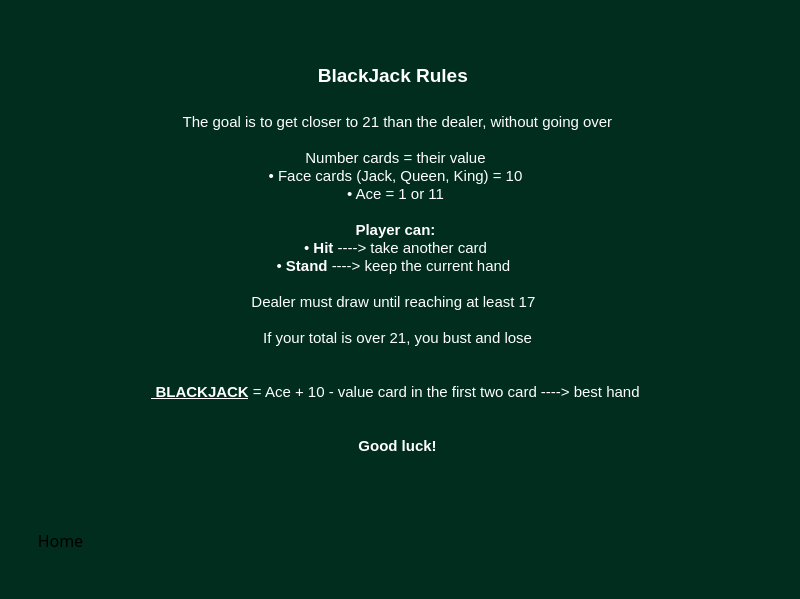
<?xml version="1.0" encoding="UTF-8"?>
<ui version="4.0">
 <class>Form</class>
 <widget class="QWidget" name="Form">
  <property name="geometry">
   <rect>
    <x>0</x>
    <y>0</y>
    <width>800</width>
    <height>599</height>
   </rect>
  </property>
  <property name="palette">
   <palette>
    <active>
     <colorrole role="WindowText">
      <brush brushstyle="SolidPattern">
       <color alpha="255">
        <red>255</red>
        <green>255</green>
        <blue>255</blue>
       </color>
      </brush>
     </colorrole>
     <colorrole role="Button">
      <brush brushstyle="SolidPattern">
       <color alpha="255">
        <red>0</red>
        <green>45</green>
        <blue>29</blue>
       </color>
      </brush>
     </colorrole>
     <colorrole role="Light">
      <brush brushstyle="SolidPattern">
       <color alpha="255">
        <red>0</red>
        <green>67</green>
        <blue>44</blue>
       </color>
      </brush>
     </colorrole>
     <colorrole role="Midlight">
      <brush brushstyle="SolidPattern">
       <color alpha="255">
        <red>0</red>
        <green>56</green>
        <blue>36</blue>
       </color>
      </brush>
     </colorrole>
     <colorrole role="Dark">
      <brush brushstyle="SolidPattern">
       <color alpha="255">
        <red>0</red>
        <green>22</green>
        <blue>14</blue>
       </color>
      </brush>
     </colorrole>
     <colorrole role="Mid">
      <brush brushstyle="SolidPattern">
       <color alpha="255">
        <red>0</red>
        <green>30</green>
        <blue>19</blue>
       </color>
      </brush>
     </colorrole>
     <colorrole role="Text">
      <brush brushstyle="SolidPattern">
       <color alpha="255">
        <red>255</red>
        <green>255</green>
        <blue>255</blue>
       </color>
      </brush>
     </colorrole>
     <colorrole role="BrightText">
      <brush brushstyle="SolidPattern">
       <color alpha="255">
        <red>255</red>
        <green>255</green>
        <blue>255</blue>
       </color>
      </brush>
     </colorrole>
     <colorrole role="ButtonText">
      <brush brushstyle="SolidPattern">
       <color alpha="255">
        <red>255</red>
        <green>255</green>
        <blue>255</blue>
       </color>
      </brush>
     </colorrole>
     <colorrole role="Base">
      <brush brushstyle="SolidPattern">
       <color alpha="255">
        <red>0</red>
        <green>0</green>
        <blue>0</blue>
       </color>
      </brush>
     </colorrole>
     <colorrole role="Window">
      <brush brushstyle="SolidPattern">
       <color alpha="255">
        <red>0</red>
        <green>45</green>
        <blue>29</blue>
       </color>
      </brush>
     </colorrole>
     <colorrole role="Shadow">
      <brush brushstyle="SolidPattern">
       <color alpha="255">
        <red>0</red>
        <green>0</green>
        <blue>0</blue>
       </color>
      </brush>
     </colorrole>
     <colorrole role="AlternateBase">
      <brush brushstyle="SolidPattern">
       <color alpha="255">
        <red>0</red>
        <green>22</green>
        <blue>14</blue>
       </color>
      </brush>
     </colorrole>
     <colorrole role="ToolTipBase">
      <brush brushstyle="SolidPattern">
       <color alpha="255">
        <red>255</red>
        <green>255</green>
        <blue>220</blue>
       </color>
      </brush>
     </colorrole>
     <colorrole role="ToolTipText">
      <brush brushstyle="SolidPattern">
       <color alpha="255">
        <red>0</red>
        <green>0</green>
        <blue>0</blue>
       </color>
      </brush>
     </colorrole>
     <colorrole role="PlaceholderText">
      <brush brushstyle="SolidPattern">
       <color alpha="128">
        <red>255</red>
        <green>255</green>
        <blue>255</blue>
       </color>
      </brush>
     </colorrole>
    </active>
    <inactive>
     <colorrole role="WindowText">
      <brush brushstyle="SolidPattern">
       <color alpha="255">
        <red>255</red>
        <green>255</green>
        <blue>255</blue>
       </color>
      </brush>
     </colorrole>
     <colorrole role="Button">
      <brush brushstyle="SolidPattern">
       <color alpha="255">
        <red>0</red>
        <green>45</green>
        <blue>29</blue>
       </color>
      </brush>
     </colorrole>
     <colorrole role="Light">
      <brush brushstyle="SolidPattern">
       <color alpha="255">
        <red>0</red>
        <green>67</green>
        <blue>44</blue>
       </color>
      </brush>
     </colorrole>
     <colorrole role="Midlight">
      <brush brushstyle="SolidPattern">
       <color alpha="255">
        <red>0</red>
        <green>56</green>
        <blue>36</blue>
       </color>
      </brush>
     </colorrole>
     <colorrole role="Dark">
      <brush brushstyle="SolidPattern">
       <color alpha="255">
        <red>0</red>
        <green>22</green>
        <blue>14</blue>
       </color>
      </brush>
     </colorrole>
     <colorrole role="Mid">
      <brush brushstyle="SolidPattern">
       <color alpha="255">
        <red>0</red>
        <green>30</green>
        <blue>19</blue>
       </color>
      </brush>
     </colorrole>
     <colorrole role="Text">
      <brush brushstyle="SolidPattern">
       <color alpha="255">
        <red>255</red>
        <green>255</green>
        <blue>255</blue>
       </color>
      </brush>
     </colorrole>
     <colorrole role="BrightText">
      <brush brushstyle="SolidPattern">
       <color alpha="255">
        <red>255</red>
        <green>255</green>
        <blue>255</blue>
       </color>
      </brush>
     </colorrole>
     <colorrole role="ButtonText">
      <brush brushstyle="SolidPattern">
       <color alpha="255">
        <red>255</red>
        <green>255</green>
        <blue>255</blue>
       </color>
      </brush>
     </colorrole>
     <colorrole role="Base">
      <brush brushstyle="SolidPattern">
       <color alpha="255">
        <red>0</red>
        <green>0</green>
        <blue>0</blue>
       </color>
      </brush>
     </colorrole>
     <colorrole role="Window">
      <brush brushstyle="SolidPattern">
       <color alpha="255">
        <red>0</red>
        <green>45</green>
        <blue>29</blue>
       </color>
      </brush>
     </colorrole>
     <colorrole role="Shadow">
      <brush brushstyle="SolidPattern">
       <color alpha="255">
        <red>0</red>
        <green>0</green>
        <blue>0</blue>
       </color>
      </brush>
     </colorrole>
     <colorrole role="AlternateBase">
      <brush brushstyle="SolidPattern">
       <color alpha="255">
        <red>0</red>
        <green>22</green>
        <blue>14</blue>
       </color>
      </brush>
     </colorrole>
     <colorrole role="ToolTipBase">
      <brush brushstyle="SolidPattern">
       <color alpha="255">
        <red>255</red>
        <green>255</green>
        <blue>220</blue>
       </color>
      </brush>
     </colorrole>
     <colorrole role="ToolTipText">
      <brush brushstyle="SolidPattern">
       <color alpha="255">
        <red>0</red>
        <green>0</green>
        <blue>0</blue>
       </color>
      </brush>
     </colorrole>
     <colorrole role="PlaceholderText">
      <brush brushstyle="SolidPattern">
       <color alpha="128">
        <red>255</red>
        <green>255</green>
        <blue>255</blue>
       </color>
      </brush>
     </colorrole>
    </inactive>
    <disabled>
     <colorrole role="WindowText">
      <brush brushstyle="SolidPattern">
       <color alpha="255">
        <red>0</red>
        <green>22</green>
        <blue>14</blue>
       </color>
      </brush>
     </colorrole>
     <colorrole role="Button">
      <brush brushstyle="SolidPattern">
       <color alpha="255">
        <red>0</red>
        <green>45</green>
        <blue>29</blue>
       </color>
      </brush>
     </colorrole>
     <colorrole role="Light">
      <brush brushstyle="SolidPattern">
       <color alpha="255">
        <red>0</red>
        <green>67</green>
        <blue>44</blue>
       </color>
      </brush>
     </colorrole>
     <colorrole role="Midlight">
      <brush brushstyle="SolidPattern">
       <color alpha="255">
        <red>0</red>
        <green>56</green>
        <blue>36</blue>
       </color>
      </brush>
     </colorrole>
     <colorrole role="Dark">
      <brush brushstyle="SolidPattern">
       <color alpha="255">
        <red>0</red>
        <green>22</green>
        <blue>14</blue>
       </color>
      </brush>
     </colorrole>
     <colorrole role="Mid">
      <brush brushstyle="SolidPattern">
       <color alpha="255">
        <red>0</red>
        <green>30</green>
        <blue>19</blue>
       </color>
      </brush>
     </colorrole>
     <colorrole role="Text">
      <brush brushstyle="SolidPattern">
       <color alpha="255">
        <red>0</red>
        <green>22</green>
        <blue>14</blue>
       </color>
      </brush>
     </colorrole>
     <colorrole role="BrightText">
      <brush brushstyle="SolidPattern">
       <color alpha="255">
        <red>255</red>
        <green>255</green>
        <blue>255</blue>
       </color>
      </brush>
     </colorrole>
     <colorrole role="ButtonText">
      <brush brushstyle="SolidPattern">
       <color alpha="255">
        <red>0</red>
        <green>22</green>
        <blue>14</blue>
       </color>
      </brush>
     </colorrole>
     <colorrole role="Base">
      <brush brushstyle="SolidPattern">
       <color alpha="255">
        <red>0</red>
        <green>45</green>
        <blue>29</blue>
       </color>
      </brush>
     </colorrole>
     <colorrole role="Window">
      <brush brushstyle="SolidPattern">
       <color alpha="255">
        <red>0</red>
        <green>45</green>
        <blue>29</blue>
       </color>
      </brush>
     </colorrole>
     <colorrole role="Shadow">
      <brush brushstyle="SolidPattern">
       <color alpha="255">
        <red>0</red>
        <green>0</green>
        <blue>0</blue>
       </color>
      </brush>
     </colorrole>
     <colorrole role="AlternateBase">
      <brush brushstyle="SolidPattern">
       <color alpha="255">
        <red>0</red>
        <green>45</green>
        <blue>29</blue>
       </color>
      </brush>
     </colorrole>
     <colorrole role="ToolTipBase">
      <brush brushstyle="SolidPattern">
       <color alpha="255">
        <red>255</red>
        <green>255</green>
        <blue>220</blue>
       </color>
      </brush>
     </colorrole>
     <colorrole role="ToolTipText">
      <brush brushstyle="SolidPattern">
       <color alpha="255">
        <red>0</red>
        <green>0</green>
        <blue>0</blue>
       </color>
      </brush>
     </colorrole>
     <colorrole role="PlaceholderText">
      <brush brushstyle="SolidPattern">
       <color alpha="128">
        <red>255</red>
        <green>255</green>
        <blue>255</blue>
       </color>
      </brush>
     </colorrole>
    </disabled>
   </palette>
  </property>
  <property name="windowTitle">
   <string>Form</string>
  </property>
  <widget class="QTextBrowser" name="text_rules">
   <property name="geometry">
    <rect>
     <x>0</x>
     <y>60</y>
     <width>791</width>
     <height>501</height>
    </rect>
   </property>
   <property name="palette">
    <palette>
     <active>
      <colorrole role="WindowText">
       <brush brushstyle="SolidPattern">
        <color alpha="255">
         <red>255</red>
         <green>255</green>
         <blue>255</blue>
        </color>
       </brush>
      </colorrole>
      <colorrole role="Dark">
       <brush brushstyle="SolidPattern">
        <color alpha="255">
         <red>0</red>
         <green>45</green>
         <blue>29</blue>
        </color>
       </brush>
      </colorrole>
      <colorrole role="Text">
       <brush brushstyle="SolidPattern">
        <color alpha="255">
         <red>255</red>
         <green>255</green>
         <blue>255</blue>
        </color>
       </brush>
      </colorrole>
      <colorrole role="ButtonText">
       <brush brushstyle="SolidPattern">
        <color alpha="255">
         <red>255</red>
         <green>255</green>
         <blue>255</blue>
        </color>
       </brush>
      </colorrole>
      <colorrole role="Base">
       <brush brushstyle="SolidPattern">
        <color alpha="255">
         <red>0</red>
         <green>45</green>
         <blue>29</blue>
        </color>
       </brush>
      </colorrole>
     </active>
     <inactive>
      <colorrole role="WindowText">
       <brush brushstyle="SolidPattern">
        <color alpha="255">
         <red>255</red>
         <green>255</green>
         <blue>255</blue>
        </color>
       </brush>
      </colorrole>
      <colorrole role="Dark">
       <brush brushstyle="SolidPattern">
        <color alpha="255">
         <red>0</red>
         <green>45</green>
         <blue>29</blue>
        </color>
       </brush>
      </colorrole>
      <colorrole role="Text">
       <brush brushstyle="SolidPattern">
        <color alpha="255">
         <red>255</red>
         <green>255</green>
         <blue>255</blue>
        </color>
       </brush>
      </colorrole>
      <colorrole role="ButtonText">
       <brush brushstyle="SolidPattern">
        <color alpha="255">
         <red>255</red>
         <green>255</green>
         <blue>255</blue>
        </color>
       </brush>
      </colorrole>
      <colorrole role="Base">
       <brush brushstyle="SolidPattern">
        <color alpha="255">
         <red>0</red>
         <green>45</green>
         <blue>29</blue>
        </color>
       </brush>
      </colorrole>
     </inactive>
     <disabled>
      <colorrole role="WindowText">
       <brush brushstyle="SolidPattern">
        <color alpha="255">
         <red>0</red>
         <green>45</green>
         <blue>29</blue>
        </color>
       </brush>
      </colorrole>
      <colorrole role="Dark">
       <brush brushstyle="SolidPattern">
        <color alpha="255">
         <red>0</red>
         <green>45</green>
         <blue>29</blue>
        </color>
       </brush>
      </colorrole>
      <colorrole role="Text">
       <brush brushstyle="SolidPattern">
        <color alpha="255">
         <red>0</red>
         <green>45</green>
         <blue>29</blue>
        </color>
       </brush>
      </colorrole>
      <colorrole role="ButtonText">
       <brush brushstyle="SolidPattern">
        <color alpha="255">
         <red>0</red>
         <green>45</green>
         <blue>29</blue>
        </color>
       </brush>
      </colorrole>
      <colorrole role="Base">
       <brush brushstyle="SolidPattern">
        <color alpha="255">
         <red>0</red>
         <green>45</green>
         <blue>29</blue>
        </color>
       </brush>
      </colorrole>
     </disabled>
    </palette>
   </property>
   <property name="focusPolicy">
    <enum>Qt::StrongFocus</enum>
   </property>
   <property name="frameShape">
    <enum>QFrame::NoFrame</enum>
   </property>
   <property name="frameShadow">
    <enum>QFrame::Sunken</enum>
   </property>
   <property name="html">
    <string>&lt;!DOCTYPE HTML PUBLIC &quot;-//W3C//DTD HTML 4.0//EN&quot; &quot;http://www.w3.org/TR/REC-html40/strict.dtd&quot;&gt;
&lt;html&gt;&lt;head&gt;&lt;meta name=&quot;qrichtext&quot; content=&quot;1&quot; /&gt;&lt;style type=&quot;text/css&quot;&gt;
p, li { white-space: pre-wrap; }
&lt;/style&gt;&lt;/head&gt;&lt;body style=&quot; font-family:'MS Shell Dlg 2'; font-size:8.25pt; font-weight:400; font-style:normal;&quot;&gt;
&lt;p align=&quot;center&quot; style=&quot; margin-top:0px; margin-bottom:0px; margin-left:0px; margin-right:0px; -qt-block-indent:0; text-indent:0px;&quot;&gt;&lt;span style=&quot; font-size:14pt; font-weight:600;&quot;&gt;BlackJack Rules &lt;/span&gt;&lt;/p&gt;
&lt;p align=&quot;center&quot; style=&quot;-qt-paragraph-type:empty; margin-top:0px; margin-bottom:0px; margin-left:0px; margin-right:0px; -qt-block-indent:0; text-indent:0px; font-size:8pt; font-weight:600;&quot;&gt;&lt;br /&gt;&lt;/p&gt;
&lt;p align=&quot;center&quot; style=&quot;-qt-paragraph-type:empty; margin-top:0px; margin-bottom:0px; margin-left:0px; margin-right:0px; -qt-block-indent:0; text-indent:0px; font-size:8pt; font-weight:600;&quot;&gt;&lt;br /&gt;&lt;/p&gt;
&lt;p align=&quot;center&quot; style=&quot; margin-top:0px; margin-bottom:0px; margin-left:0px; margin-right:0px; -qt-block-indent:0; text-indent:0px;&quot;&gt;&lt;span style=&quot; font-size:11pt;&quot;&gt; The goal is to get closer to 21 than the dealer, without going over&lt;/span&gt;&lt;/p&gt;
&lt;p align=&quot;center&quot; style=&quot;-qt-paragraph-type:empty; margin-top:0px; margin-bottom:0px; margin-left:0px; margin-right:0px; -qt-block-indent:0; text-indent:0px; font-size:11pt;&quot;&gt;&lt;br /&gt;&lt;/p&gt;
&lt;p align=&quot;center&quot; style=&quot; margin-top:0px; margin-bottom:0px; margin-left:0px; margin-right:0px; -qt-block-indent:0; text-indent:0px;&quot;&gt;&lt;span style=&quot; font-size:11pt;&quot;&gt;Number cards = their value&lt;/span&gt;&lt;/p&gt;
&lt;p align=&quot;center&quot; style=&quot; margin-top:0px; margin-bottom:0px; margin-left:0px; margin-right:0px; -qt-block-indent:0; text-indent:0px;&quot;&gt;&lt;span style=&quot; font-size:11pt;&quot;&gt;• Face cards (Jack, Queen, King) = 10&lt;/span&gt;&lt;/p&gt;
&lt;p align=&quot;center&quot; style=&quot; margin-top:0px; margin-bottom:0px; margin-left:0px; margin-right:0px; -qt-block-indent:0; text-indent:0px;&quot;&gt;&lt;span style=&quot; font-size:11pt;&quot;&gt;• Ace = 1 or 11&lt;/span&gt;&lt;/p&gt;
&lt;p align=&quot;center&quot; style=&quot;-qt-paragraph-type:empty; margin-top:0px; margin-bottom:0px; margin-left:0px; margin-right:0px; -qt-block-indent:0; text-indent:0px; font-size:11pt;&quot;&gt;&lt;br /&gt;&lt;/p&gt;
&lt;p align=&quot;center&quot; style=&quot; margin-top:0px; margin-bottom:0px; margin-left:0px; margin-right:0px; -qt-block-indent:0; text-indent:0px;&quot;&gt;&lt;span style=&quot; font-size:11pt;&quot;&gt; &lt;/span&gt;&lt;span style=&quot; font-size:11pt; font-weight:600;&quot;&gt;Player can: &lt;/span&gt;&lt;/p&gt;
&lt;p align=&quot;center&quot; style=&quot; margin-top:0px; margin-bottom:0px; margin-left:0px; margin-right:0px; -qt-block-indent:0; text-indent:0px;&quot;&gt;&lt;span style=&quot; font-size:11pt;&quot;&gt;• &lt;/span&gt;&lt;span style=&quot; font-size:11pt; font-weight:600;&quot;&gt;Hit &lt;/span&gt;&lt;span style=&quot; font-size:11pt;&quot;&gt;----&amp;gt; take another card&lt;/span&gt;&lt;/p&gt;
&lt;p align=&quot;center&quot; style=&quot; margin-top:0px; margin-bottom:0px; margin-left:0px; margin-right:0px; -qt-block-indent:0; text-indent:0px;&quot;&gt;&lt;span style=&quot; font-size:11pt;&quot;&gt;•&lt;/span&gt;&lt;span style=&quot; font-size:11pt; font-weight:600;&quot;&gt; Stand&lt;/span&gt;&lt;span style=&quot; font-size:11pt;&quot;&gt; ----&amp;gt; keep the current hand &lt;/span&gt;&lt;/p&gt;
&lt;p align=&quot;center&quot; style=&quot;-qt-paragraph-type:empty; margin-top:0px; margin-bottom:0px; margin-left:0px; margin-right:0px; -qt-block-indent:0; text-indent:0px; font-size:11pt;&quot;&gt;&lt;br /&gt;&lt;/p&gt;
&lt;p align=&quot;center&quot; style=&quot; margin-top:0px; margin-bottom:0px; margin-left:0px; margin-right:0px; -qt-block-indent:0; text-indent:0px;&quot;&gt;&lt;span style=&quot; font-size:11pt;&quot;&gt;Dealer must draw until reaching at least 17 &lt;/span&gt;&lt;/p&gt;
&lt;p align=&quot;center&quot; style=&quot;-qt-paragraph-type:empty; margin-top:0px; margin-bottom:0px; margin-left:0px; margin-right:0px; -qt-block-indent:0; text-indent:0px; font-size:11pt;&quot;&gt;&lt;br /&gt;&lt;/p&gt;
&lt;p align=&quot;center&quot; style=&quot; margin-top:0px; margin-bottom:0px; margin-left:0px; margin-right:0px; -qt-block-indent:0; text-indent:0px;&quot;&gt;&lt;span style=&quot; font-size:11pt;&quot;&gt; If your total is over 21, you bust and lose&lt;/span&gt;&lt;/p&gt;
&lt;p align=&quot;center&quot; style=&quot;-qt-paragraph-type:empty; margin-top:0px; margin-bottom:0px; margin-left:0px; margin-right:0px; -qt-block-indent:0; text-indent:0px; font-size:11pt;&quot;&gt;&lt;br /&gt;&lt;/p&gt;
&lt;p align=&quot;center&quot; style=&quot;-qt-paragraph-type:empty; margin-top:0px; margin-bottom:0px; margin-left:0px; margin-right:0px; -qt-block-indent:0; text-indent:0px; font-size:11pt;&quot;&gt;&lt;br /&gt;&lt;/p&gt;
&lt;p align=&quot;center&quot; style=&quot; margin-top:0px; margin-bottom:0px; margin-left:0px; margin-right:0px; -qt-block-indent:0; text-indent:0px;&quot;&gt;&lt;span style=&quot; font-size:11pt; font-weight:600; text-decoration: underline;&quot;&gt; BLACKJACK&lt;/span&gt;&lt;span style=&quot; font-size:11pt;&quot;&gt; = Ace + 10 - value card in the first two card ----&amp;gt; best hand&lt;/span&gt;&lt;/p&gt;
&lt;p align=&quot;center&quot; style=&quot;-qt-paragraph-type:empty; margin-top:0px; margin-bottom:0px; margin-left:0px; margin-right:0px; -qt-block-indent:0; text-indent:0px; font-size:11pt;&quot;&gt;&lt;br /&gt;&lt;/p&gt;
&lt;p align=&quot;center&quot; style=&quot;-qt-paragraph-type:empty; margin-top:0px; margin-bottom:0px; margin-left:0px; margin-right:0px; -qt-block-indent:0; text-indent:0px; font-size:11pt;&quot;&gt;&lt;br /&gt;&lt;/p&gt;
&lt;p align=&quot;center&quot; style=&quot; margin-top:0px; margin-bottom:0px; margin-left:0px; margin-right:0px; -qt-block-indent:0; text-indent:0px;&quot;&gt;&lt;span style=&quot; font-size:11pt; font-weight:600;&quot;&gt; Good luck!&lt;/span&gt;&lt;/p&gt;&lt;/body&gt;&lt;/html&gt;</string>
   </property>
  </widget>
  <widget class="QPushButton" name="button_homerules">
   <property name="geometry">
    <rect>
     <x>20</x>
     <y>520</y>
     <width>81</width>
     <height>41</height>
    </rect>
   </property>
   <property name="palette">
    <palette>
     <active>
      <colorrole role="WindowText">
       <brush brushstyle="SolidPattern">
        <color alpha="255">
         <red>0</red>
         <green>0</green>
         <blue>0</blue>
        </color>
       </brush>
      </colorrole>
      <colorrole role="Button">
       <brush brushstyle="LinearGradientPattern">
        <gradient startx="0.000000000000000" starty="0.000000000000000" endx="0.000000000000000" endy="1.000000000000000" type="LinearGradient" spread="PadSpread" coordinatemode="ObjectBoundingMode">
         <gradientstop position="0.000000000000000">
          <color alpha="255">
           <red>255</red>
           <green>245</green>
           <blue>157</blue>
          </color>
         </gradientstop>
         <gradientstop position="1.000000000000000">
          <color alpha="255">
           <red>231</red>
           <green>173</green>
           <blue>43</blue>
          </color>
         </gradientstop>
        </gradient>
       </brush>
      </colorrole>
      <colorrole role="Text">
       <brush brushstyle="SolidPattern">
        <color alpha="255">
         <red>0</red>
         <green>0</green>
         <blue>0</blue>
        </color>
       </brush>
      </colorrole>
      <colorrole role="ButtonText">
       <brush brushstyle="SolidPattern">
        <color alpha="255">
         <red>0</red>
         <green>0</green>
         <blue>0</blue>
        </color>
       </brush>
      </colorrole>
      <colorrole role="Base">
       <brush brushstyle="LinearGradientPattern">
        <gradient startx="0.000000000000000" starty="0.000000000000000" endx="0.000000000000000" endy="1.000000000000000" type="LinearGradient" spread="PadSpread" coordinatemode="ObjectBoundingMode">
         <gradientstop position="0.000000000000000">
          <color alpha="255">
           <red>255</red>
           <green>245</green>
           <blue>157</blue>
          </color>
         </gradientstop>
         <gradientstop position="1.000000000000000">
          <color alpha="255">
           <red>231</red>
           <green>173</green>
           <blue>43</blue>
          </color>
         </gradientstop>
        </gradient>
       </brush>
      </colorrole>
      <colorrole role="Window">
       <brush brushstyle="LinearGradientPattern">
        <gradient startx="0.000000000000000" starty="0.000000000000000" endx="0.000000000000000" endy="1.000000000000000" type="LinearGradient" spread="PadSpread" coordinatemode="ObjectBoundingMode">
         <gradientstop position="0.000000000000000">
          <color alpha="255">
           <red>255</red>
           <green>245</green>
           <blue>157</blue>
          </color>
         </gradientstop>
         <gradientstop position="1.000000000000000">
          <color alpha="255">
           <red>231</red>
           <green>173</green>
           <blue>43</blue>
          </color>
         </gradientstop>
        </gradient>
       </brush>
      </colorrole>
      <colorrole role="PlaceholderText">
       <brush brushstyle="SolidPattern">
        <color alpha="255">
         <red>0</red>
         <green>0</green>
         <blue>0</blue>
        </color>
       </brush>
      </colorrole>
     </active>
     <inactive>
      <colorrole role="WindowText">
       <brush brushstyle="SolidPattern">
        <color alpha="255">
         <red>0</red>
         <green>0</green>
         <blue>0</blue>
        </color>
       </brush>
      </colorrole>
      <colorrole role="Button">
       <brush brushstyle="LinearGradientPattern">
        <gradient startx="0.000000000000000" starty="0.000000000000000" endx="0.000000000000000" endy="1.000000000000000" type="LinearGradient" spread="PadSpread" coordinatemode="ObjectBoundingMode">
         <gradientstop position="0.000000000000000">
          <color alpha="255">
           <red>255</red>
           <green>245</green>
           <blue>157</blue>
          </color>
         </gradientstop>
         <gradientstop position="1.000000000000000">
          <color alpha="255">
           <red>231</red>
           <green>173</green>
           <blue>43</blue>
          </color>
         </gradientstop>
        </gradient>
       </brush>
      </colorrole>
      <colorrole role="Text">
       <brush brushstyle="SolidPattern">
        <color alpha="255">
         <red>0</red>
         <green>0</green>
         <blue>0</blue>
        </color>
       </brush>
      </colorrole>
      <colorrole role="ButtonText">
       <brush brushstyle="SolidPattern">
        <color alpha="255">
         <red>0</red>
         <green>0</green>
         <blue>0</blue>
        </color>
       </brush>
      </colorrole>
      <colorrole role="Base">
       <brush brushstyle="LinearGradientPattern">
        <gradient startx="0.000000000000000" starty="0.000000000000000" endx="0.000000000000000" endy="1.000000000000000" type="LinearGradient" spread="PadSpread" coordinatemode="ObjectBoundingMode">
         <gradientstop position="0.000000000000000">
          <color alpha="255">
           <red>255</red>
           <green>245</green>
           <blue>157</blue>
          </color>
         </gradientstop>
         <gradientstop position="1.000000000000000">
          <color alpha="255">
           <red>231</red>
           <green>173</green>
           <blue>43</blue>
          </color>
         </gradientstop>
        </gradient>
       </brush>
      </colorrole>
      <colorrole role="Window">
       <brush brushstyle="LinearGradientPattern">
        <gradient startx="0.000000000000000" starty="0.000000000000000" endx="0.000000000000000" endy="1.000000000000000" type="LinearGradient" spread="PadSpread" coordinatemode="ObjectBoundingMode">
         <gradientstop position="0.000000000000000">
          <color alpha="255">
           <red>255</red>
           <green>245</green>
           <blue>157</blue>
          </color>
         </gradientstop>
         <gradientstop position="1.000000000000000">
          <color alpha="255">
           <red>231</red>
           <green>173</green>
           <blue>43</blue>
          </color>
         </gradientstop>
        </gradient>
       </brush>
      </colorrole>
      <colorrole role="PlaceholderText">
       <brush brushstyle="SolidPattern">
        <color alpha="255">
         <red>0</red>
         <green>0</green>
         <blue>0</blue>
        </color>
       </brush>
      </colorrole>
     </inactive>
     <disabled>
      <colorrole role="WindowText">
       <brush brushstyle="SolidPattern">
        <color alpha="255">
         <red>0</red>
         <green>0</green>
         <blue>0</blue>
        </color>
       </brush>
      </colorrole>
      <colorrole role="Button">
       <brush brushstyle="LinearGradientPattern">
        <gradient startx="0.000000000000000" starty="0.000000000000000" endx="0.000000000000000" endy="1.000000000000000" type="LinearGradient" spread="PadSpread" coordinatemode="ObjectBoundingMode">
         <gradientstop position="0.000000000000000">
          <color alpha="255">
           <red>255</red>
           <green>245</green>
           <blue>157</blue>
          </color>
         </gradientstop>
         <gradientstop position="1.000000000000000">
          <color alpha="255">
           <red>231</red>
           <green>173</green>
           <blue>43</blue>
          </color>
         </gradientstop>
        </gradient>
       </brush>
      </colorrole>
      <colorrole role="Text">
       <brush brushstyle="SolidPattern">
        <color alpha="255">
         <red>0</red>
         <green>0</green>
         <blue>0</blue>
        </color>
       </brush>
      </colorrole>
      <colorrole role="ButtonText">
       <brush brushstyle="SolidPattern">
        <color alpha="255">
         <red>0</red>
         <green>0</green>
         <blue>0</blue>
        </color>
       </brush>
      </colorrole>
      <colorrole role="Base">
       <brush brushstyle="LinearGradientPattern">
        <gradient startx="0.000000000000000" starty="0.000000000000000" endx="0.000000000000000" endy="1.000000000000000" type="LinearGradient" spread="PadSpread" coordinatemode="ObjectBoundingMode">
         <gradientstop position="0.000000000000000">
          <color alpha="255">
           <red>255</red>
           <green>245</green>
           <blue>157</blue>
          </color>
         </gradientstop>
         <gradientstop position="1.000000000000000">
          <color alpha="255">
           <red>231</red>
           <green>173</green>
           <blue>43</blue>
          </color>
         </gradientstop>
        </gradient>
       </brush>
      </colorrole>
      <colorrole role="Window">
       <brush brushstyle="LinearGradientPattern">
        <gradient startx="0.000000000000000" starty="0.000000000000000" endx="0.000000000000000" endy="1.000000000000000" type="LinearGradient" spread="PadSpread" coordinatemode="ObjectBoundingMode">
         <gradientstop position="0.000000000000000">
          <color alpha="255">
           <red>255</red>
           <green>245</green>
           <blue>157</blue>
          </color>
         </gradientstop>
         <gradientstop position="1.000000000000000">
          <color alpha="255">
           <red>231</red>
           <green>173</green>
           <blue>43</blue>
          </color>
         </gradientstop>
        </gradient>
       </brush>
      </colorrole>
      <colorrole role="PlaceholderText">
       <brush brushstyle="SolidPattern">
        <color alpha="255">
         <red>0</red>
         <green>0</green>
         <blue>0</blue>
        </color>
       </brush>
      </colorrole>
     </disabled>
    </palette>
   </property>
   <property name="font">
    <font>
     <family>Modern No. 20</family>
     <pointsize>12</pointsize>
    </font>
   </property>
   <property name="styleSheet">
    <string notr="true">QPushButton {
    background: qlineargradient(
        x1:0, y1:0, x2:0, y2:1,
        stop:0 #fff59d,      /* jaśniejszy u góry */
        stop:1 #e7ad2b       /* ciemniejszy u dołu */
    );
    color: black;
    border-radius: 15px;
    padding: 8px 16px;
    border: none;
}

QPushButton:hover {
    background: qlineargradient(
        x1:0, y1:0, x2:0, y2:1,
        stop:0 #fff176,
        stop:1 #fbc02d
    );
}

QPushButton:pressed {
    background: qlineargradient(
        x1:0, y1:0, x2:0, y2:1,
        stop:0 #fdd835,
        stop:1 #f9a825
    );
}</string>
   </property>
   <property name="text">
    <string>Home</string>
   </property>
  </widget>
 </widget>
 <resources/>
 <connections/>
</ui>
